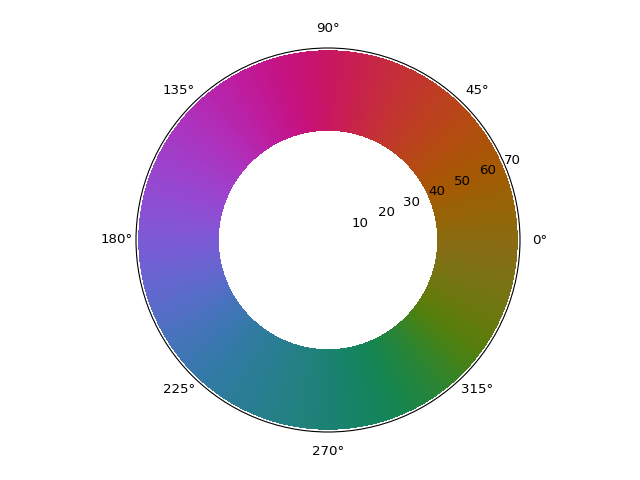

Source code (Python):
import cmocean
import matplotlib.pyplot as plt
import numpy as np

azimuths = np.arange(0, 361, 1)
zeniths = np.arange(40, 70, 1)
values = azimuths * np.ones((30, 361))
fig, ax = plt.subplots(subplot_kw=dict(projection='polar'))
ax.pcolormesh(azimuths*np.pi/180.0, zeniths, values, cmap=cmocean.cm.phase)
